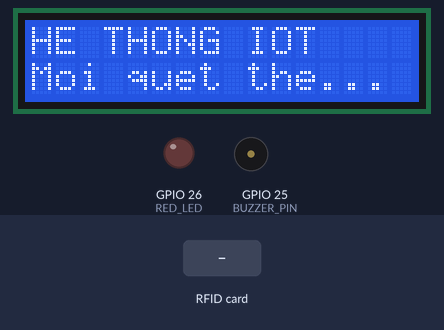
This sketch was run on a simulated ESP32. Shown: 16×2 character LCD, output pins drawn as LEDs (lit = HIGH), buzzer (waves = sounding). Inputs (shaded band) come from the test bench. WiFi joins after 1.5 s; servers stay silent unless stated; uploads are accepted with an empty reply; pins used as bus, display or sensor lines are not drawn; what the sketch prints to the serial monitor is not drawn.

Above: at 5.0 s.
5.1 s: RFID card 73 40 D6 37 held to the reader
At 6.4 s:
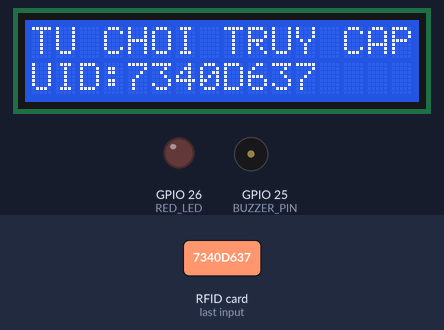
7.3 s: RFID card B2 30 38 28 held to the reader
At 9.2 s:
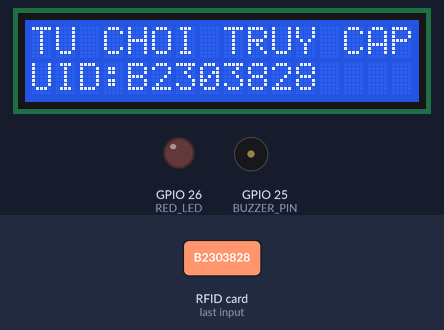
10.0 s: RFID card 7B A5 2C 54 held to the reader
At 12.1 s:
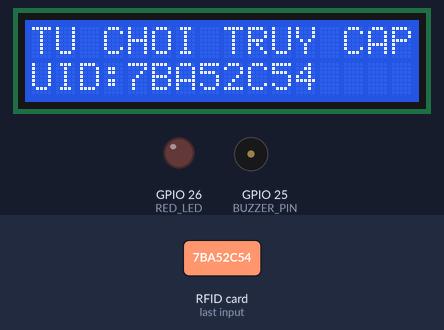
12.7 s: RFID card 5E 7A 19 C4 held to the reader
At 14.8 s:
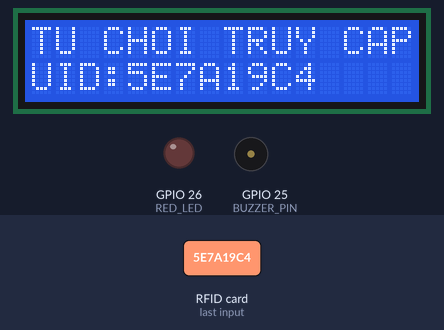
Timing chart, 0 to 16.3 s (numbered marks = the images above; inputs shaded):
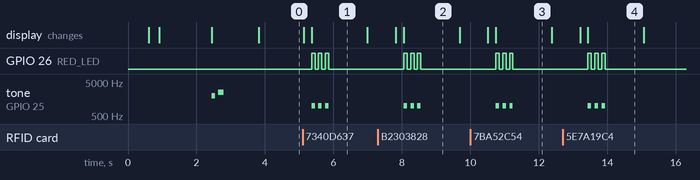

Measured:
- after the input at 5.1 s, GPIO 26 (RED_LED): alternates HIGH for 0.10 s and LOW for 0.10 s, 6 changes in all, then stays LOW, starting after 0.26 s; tone on GPIO 25 (BUZZER_PIN): alternates 1000 Hz for 0.10 s and silent for 0.10 s, 6 changes in all, then stays silent, starting after 0.26 s
- after the input at 7.3 s, GPIO 26 (RED_LED): alternates HIGH for 0.10 s and LOW for 0.10 s, 6 changes in all, then stays LOW, starting after 0.75 s; tone on GPIO 25 (BUZZER_PIN): alternates 1000 Hz for 0.10 s and silent for 0.10 s, 6 changes in all, then stays silent, starting after 0.75 s
- after the input at 10.0 s, GPIO 26 (RED_LED): alternates HIGH for 0.10 s and LOW for 0.10 s, 6 changes in all, then stays LOW, starting after 0.75 s; tone on GPIO 25 (BUZZER_PIN): alternates 1000 Hz for 0.10 s and silent for 0.10 s, 6 changes in all, then stays silent, starting after 0.75 s
- after the input at 12.7 s, GPIO 26 (RED_LED): alternates HIGH for 0.10 s and LOW for 0.10 s, 6 changes in all, then stays LOW, starting after 0.74 s; tone on GPIO 25 (BUZZER_PIN): alternates 1000 Hz for 0.10 s and silent for 0.10 s, 6 changes in all, then stays silent, starting after 0.74 s
- what the display in image 1 shows lasts 1.6 s, from 5.4 s to 7.0 s

The sketch:

ESP32_ATTENDANCE_SYSTEM.ino
```cpp
#include <SPI.h>
#include <MFRC522.h>
#include <Wire.h>
#include <LiquidCrystal_I2C.h>
#include <WiFi.h>
#include <HTTPClient.h>
#include "WifiConfig.h"

#define SS_PIN      5
#define RST_PIN     4
#define BUZZER_PIN  25
#define RED_LED     26

const char* SERVER_URL  = "http://192.168.137.1:3000/api/attendance/scan";

LiquidCrystal_I2C lcd(0x27, 16, 2);
MFRC522 rfid(SS_PIN, RST_PIN);

struct FallbackStudent {
  String uid;
  String mssv;
  String name;
};

const FallbackStudent fallbackList[] = {
  {"7340D637", "B2303828", "N.P.Loc"},
  {"7BA52C54", "B2303829", "V.T.Nam"},
  {"E3A53038", "B2303844", "T.T.Phuc"}
};
const int TOTAL_FALLBACK = sizeof(fallbackList) / sizeof(fallbackList[0]);

void connectWiFi();
void resetLcdIdle();
void playBeep(int frequency, int durationMs);
String getJsonValue(const String& json, const String& key);
void handleOfflineFallback(const String& scannedUID);

void setup() {
  Serial.begin(115200);

  pinMode(BUZZER_PIN, OUTPUT);
  pinMode(RED_LED, OUTPUT);
  digitalWrite(BUZZER_PIN, LOW);
  digitalWrite(RED_LED, LOW);

  delay(500);

  Wire.begin(21, 22);
  Wire.setClock(100000);
  delay(100);

  lcd.init();
  delay(100);
  lcd.init();
  lcd.backlight();
  lcd.clear();

  SPI.begin(18, 19, 23, 5);
  rfid.PCD_Init();

  connectWiFi();
  resetLcdIdle();
}

void loop() {
  if (!rfid.PICC_IsNewCardPresent() || !rfid.PICC_ReadCardSerial()) {
    return;
  }

  String scannedUID = "";
  for (byte i = 0; i < rfid.uid.size; i++) {
    if (rfid.uid.uidByte[i] < 0x10) scannedUID += "0";
    scannedUID += String(rfid.uid.uidByte[i], HEX);
  }
  scannedUID.toUpperCase();

  Serial.println("\n[Card Scanned] UID: " + scannedUID);

  lcd.clear();
  lcd.setCursor(0, 0);
  lcd.print("DANG XU LY...");
  lcd.setCursor(0, 1);
  lcd.print("UID: " + scannedUID);

  if (WiFi.status() == WL_CONNECTED) {
    HTTPClient http;
    http.begin(SERVER_URL);
    http.setTimeout(3000);
    http.addHeader("Content-Type", "application/json");

    String requestBody = "{\"uid\":\"" + scannedUID + "\"}";
    int httpCode = http.POST(requestBody);

    if (httpCode == 200) {
      String response = http.getString();
      Serial.println("[Server Response] " + response);

      String status = getJsonValue(response, "status");

      if (status == "SUCCESS") {
        String mssv = getJsonValue(response, "mssv");
        String name = getJsonValue(response, "name");

        lcd.clear();
        lcd.setCursor(0, 0);
        lcd.print("DIEM DANH OK!");
        lcd.setCursor(0, 1);
        String info = mssv + " " + name;
        lcd.print(info.substring(0, 16));

        digitalWrite(RED_LED, HIGH);
        playBeep(2000, 150);
        delay(1500);
        digitalWrite(RED_LED, LOW);
      } else if (status == "ENROLL_MODE") {
        lcd.clear();
        lcd.setCursor(0, 0);
        lcd.print("DANG KY THE MOI");
        lcd.setCursor(0, 1);
        lcd.print("UID:" + scannedUID);

        for (int i = 0; i < 2; i++) {
          digitalWrite(RED_LED, HIGH);
          playBeep(2500, 100);
          digitalWrite(RED_LED, LOW);
          delay(100);
        }
        delay(1200);
      } else {
        lcd.clear();
        lcd.setCursor(0, 0);
        lcd.print("TU CHOI TRUY CAP");
        lcd.setCursor(0, 1);
        lcd.print("UID:" + scannedUID);

        for (int i = 0; i < 3; i++) {
          digitalWrite(RED_LED, HIGH);
          playBeep(1000, 100);
          digitalWrite(RED_LED, LOW);
          delay(100);
        }
        delay(1000);
      }
    } else {
      Serial.printf("[HTTP] POST failed, code: %d\n", httpCode);
      handleOfflineFallback(scannedUID);
    }
    http.end();
  } else {
    handleOfflineFallback(scannedUID);
  }

  rfid.PICC_HaltA();
  rfid.PCD_StopCrypto1();
  resetLcdIdle();
  delay(800);
}

void handleOfflineFallback(const String& scannedUID) {
  int found = -1;
  for (int i = 0; i < TOTAL_FALLBACK; i++) {
    if (scannedUID.equals(fallbackList[i].uid)) {
      found = i;
      break;
    }
  }

  if (found != -1) {
    lcd.clear();
    lcd.setCursor(0, 0);
    lcd.print("OFFLINE: OK!");
    lcd.setCursor(0, 1);
    String info = fallbackList[found].mssv + " " + fallbackList[found].name;
    lcd.print(info.substring(0, 16));

    digitalWrite(RED_LED, HIGH);
    playBeep(2000, 150);
    delay(1500);
    digitalWrite(RED_LED, LOW);
  } else {
    lcd.clear();
    lcd.setCursor(0, 0);
    lcd.print("OFFLINE: TU CHOI");
    lcd.setCursor(0, 1);
    lcd.print("UID:" + scannedUID);

    for (int i = 0; i < 3; i++) {
      digitalWrite(RED_LED, HIGH);
      playBeep(1000, 100);
      digitalWrite(RED_LED, LOW);
      delay(100);
    }
    delay(1000);
  }
}

void connectWiFi() {
  lcd.clear();
  lcd.setCursor(0, 0);
  lcd.print("CONNECTING WIFI");
  lcd.setCursor(0, 1);
  lcd.print(WIFI_SSID);

  WiFi.mode(WIFI_STA);
  WiFi.begin(WIFI_SSID, WIFI_PASS);

  int attempts = 0;
  while (WiFi.status() != WL_CONNECTED && attempts < 20) {
    delay(500);
    Serial.print(".");
    attempts++;
  }

  lcd.clear();
  if (WiFi.status() == WL_CONNECTED) {
    Serial.println("\n[WiFi] Connected, IP: " + WiFi.localIP().toString());
    lcd.setCursor(0, 0);
    lcd.print("WIFI CONNECTED!");
    lcd.setCursor(0, 1);
    lcd.print(WiFi.localIP().toString());

    playBeep(2000, 100);
    delay(100);
    playBeep(2500, 150);
  } else {
    Serial.println("\n[WiFi] Failed. Offline mode active.");
    lcd.setCursor(0, 0);
    lcd.print("WIFI FAILED!");
    lcd.setCursor(0, 1);
    lcd.print("Mode: Offline");
    delay(1500);
  }
  delay(1000);
}

void resetLcdIdle() {
  lcd.clear();
  lcd.setCursor(0, 0);
  lcd.print("HE THONG IOT");
  lcd.setCursor(0, 1);
  if (WiFi.status() == WL_CONNECTED) {
    lcd.print("Moi quet the...");
  } else {
    lcd.print("[Offline] Quet..");
  }
}

void playBeep(int frequency, int durationMs) {
  tone(BUZZER_PIN, frequency, durationMs);
  digitalWrite(BUZZER_PIN, HIGH);
  delay(durationMs);
  noTone(BUZZER_PIN);
  digitalWrite(BUZZER_PIN, LOW);
}

String getJsonValue(const String& json, const String& key) {
  String search = "\"" + key + "\":\"";
  int start = json.indexOf(search);
  if (start == -1) {
    search = "\"" + key + "\":";
    start = json.indexOf(search);
    if (start == -1) return "";
    start += search.length();
    int end = json.indexOf(",", start);
    if (end == -1) end = json.indexOf("}", start);
    if (end == -1) return "";
    String val = json.substring(start, end);
    val.trim();
    return val;
  }
  start += search.length();
  int end = json.indexOf("\"", start);
  if (end == -1) return "";
  return json.substring(start, end);
}
```

WifiConfig.example.h
```cpp
#pragma once

#define WIFI_SSID "your-wifi-name"
#define WIFI_PASS "your-wifi-password"
```
